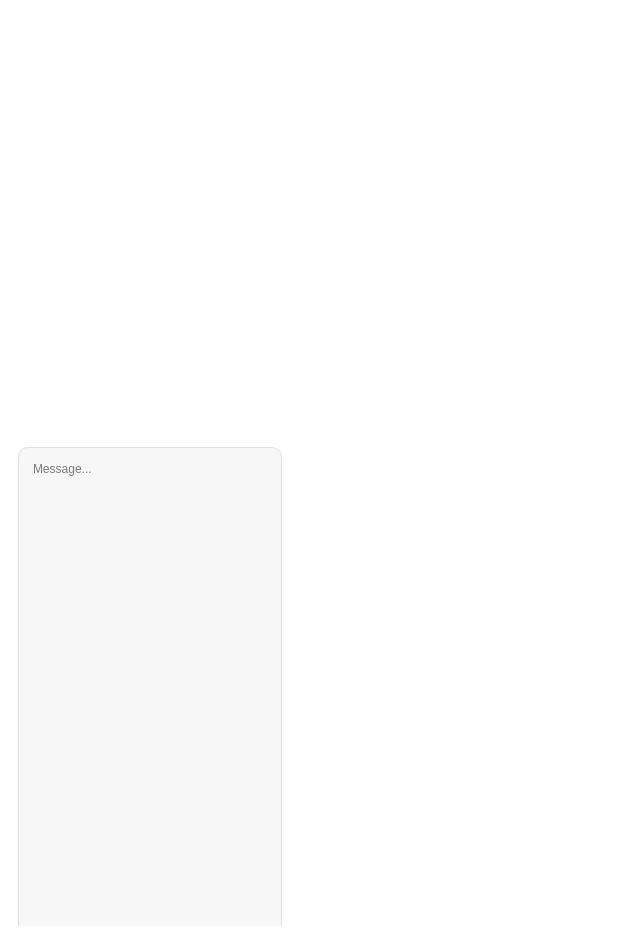
<?xml version='1.0' encoding='utf-8'?>
<ui version="4.0">
 <class>MainWindow</class>
 <widget class="QMainWindow" name="MainWindow">
  <property name="geometry">
   <rect>
    <x>0</x>
    <y>0</y>
    <width>633</width>
    <height>935</height>
   </rect>
  </property>
  <property name="windowTitle">
   <string>MainWindow</string>
  </property>
  <property name="styleSheet">
   <string notr="true">background:white</string>
  </property>
  <widget class="QWidget" name="centralwidget">
   <layout class="QGridLayout" name="gridLayout">
    <item row="0" column="0">
     <widget class="QFrame" name="frame">
      <property name="minimumSize">
       <size>
        <width>0</width>
        <height>0</height>
       </size>
      </property>
      <property name="styleSheet">
       <string notr="true">QFrame {
    background: #ffffff;
    border-radius: 16px;
    padding: 72px 0px 72px 0px;
    min-height: 773px;
    overflow: hidden;
}
</string>
      </property>
      <property name="frameShape">
       <enum>QFrame::StyledPanel</enum>
      </property>
      <property name="frameShadow">
       <enum>QFrame::Raised</enum>
      </property>
      <layout class="QGridLayout" name="gridLayout_3">
       <item row="0" column="0">
        <layout class="QGridLayout" name="gridLayout_2">
         <item row="1" column="0" colspan="3">
          <widget class="QLabel" name="label">
           <property name="minimumSize">
            <size>
             <width>0</width>
             <height>46</height>
            </size>
           </property>
           <property name="maximumSize">
            <size>
             <width>16777215</width>
             <height>58</height>
            </size>
           </property>
           <property name="styleSheet">
            <string notr="true">QLabel {
    color: #1a1e29;
    text-align: left;
    font-family: "ABeeZee-Regular", sans-serif;
    font-size: 13px;
    letter-spacing: 0.016em;
    font-weight: 400;
}
</string>
           </property>
           <property name="text">
            <string>Media Cuts Studio</string>
           </property>
          </widget>
         </item>
         <item row="0" column="1">
          <widget class="QLabel" name="label_hello_3">
           <property name="minimumSize">
            <size>
             <width>44</width>
             <height>44</height>
            </size>
           </property>
           <property name="maximumSize">
            <size>
             <width>44</width>
             <height>44</height>
            </size>
           </property>
           <property name="styleSheet">
            <string notr="true" />
           </property>
           <property name="text">
            <string />
           </property>
           <property name="pixmap">
            <pixmap resource="../Qss/icons/_icons.qrc">:/web_icons/icons/web_icons/rectangle-3370.png</pixmap>
           </property>
           <property name="scaledContents">
            <bool>false</bool>
           </property>
          </widget>
         </item>
         <item row="0" column="0">
          <spacer name="horizontalSpacer">
           <property name="orientation">
            <enum>Qt::Horizontal</enum>
           </property>
           <property name="sizeHint" stdset="0">
            <size>
             <width>52</width>
             <height>20</height>
            </size>
           </property>
          </spacer>
         </item>
         <item row="4" column="1">
          <spacer name="verticalSpacer">
           <property name="orientation">
            <enum>Qt::Vertical</enum>
           </property>
           <property name="sizeType">
            <enum>QSizePolicy::Fixed</enum>
           </property>
           <property name="sizeHint" stdset="0">
            <size>
             <width>20</width>
             <height>449</height>
            </size>
           </property>
          </spacer>
         </item>
         <item row="3" column="0">
          <widget class="QTextEdit" name="mensage_input">
           <property name="sizePolicy">
            <sizepolicy hsizetype="Preferred" vsizetype="Fixed">
             <horstretch>0</horstretch>
             <verstretch>0</verstretch>
            </sizepolicy>
           </property>
           <property name="minimumSize">
            <size>
             <width>0</width>
             <height>795</height>
            </size>
           </property>
           <property name="maximumSize">
            <size>
             <width>16777215</width>
             <height>48</height>
            </size>
           </property>
           <property name="styleSheet">
            <string notr="true">            QTextEdit {
                border: 1px solid #E0E0E0;
                padding: 10px;
                border-radius: 10px;
                background-color: #F7F7F7;
                color: black;  /* Cor do texto alterada para preto */
            }</string>
           </property>
           <property name="verticalScrollBarPolicy">
            <enum>Qt::ScrollBarAlwaysOff</enum>
           </property>
           <property name="horizontalScrollBarPolicy">
            <enum>Qt::ScrollBarAlwaysOff</enum>
           </property>
           <property name="placeholderText">
            <string>Message...</string>
           </property>
          </widget>
         </item>
         <item row="0" column="2">
          <spacer name="horizontalSpacer_2">
           <property name="orientation">
            <enum>Qt::Horizontal</enum>
           </property>
           <property name="sizeHint" stdset="0">
            <size>
             <width>40</width>
             <height>20</height>
            </size>
           </property>
          </spacer>
         </item>
         <item row="2" column="0">
          <widget class="QTextEdit" name="mensage_input_2">
           <property name="sizePolicy">
            <sizepolicy hsizetype="Preferred" vsizetype="Fixed">
             <horstretch>0</horstretch>
             <verstretch>0</verstretch>
            </sizepolicy>
           </property>
           <property name="minimumSize">
            <size>
             <width>0</width>
             <height>795</height>
            </size>
           </property>
           <property name="maximumSize">
            <size>
             <width>16777215</width>
             <height>48</height>
            </size>
           </property>
           <property name="styleSheet">
            <string notr="true">            QTextEdit {
                border: 1px solid #E0E0E0;
                padding: 10px;
                border-radius: 10px;
                background-color: #F7F7F7;
                color: black;  /* Cor do texto alterada para preto */
            }</string>
           </property>
           <property name="verticalScrollBarPolicy">
            <enum>Qt::ScrollBarAlwaysOff</enum>
           </property>
           <property name="horizontalScrollBarPolicy">
            <enum>Qt::ScrollBarAlwaysOff</enum>
           </property>
           <property name="placeholderText">
            <string>Message...</string>
           </property>
          </widget>
         </item>
        </layout>
       </item>
      </layout>
     </widget>
    </item>
    <item row="0" column="1">
     <widget class="QLabel" name="label_2">
      <property name="text">
       <string />
      </property>
      <property name="pixmap">
       <pixmap resource="../Qss/icons/_icons.qrc">:/web_icons/icons/web_icons/group0.svg</pixmap>
      </property>
     </widget>
    </item>
   </layout>
  </widget>
 </widget>
 <connections />
<customwidgets><customwidget><class>QPushButton</class><extends>QPushButton</extends><header location="global">Custom_Widgets.Theme.h</header><container>1</container></customwidget><customwidget><class>QLabel</class><extends>QLabel</extends><header location="global">Custom_Widgets.Theme.h</header><container>1</container></customwidget></customwidgets></ui>
